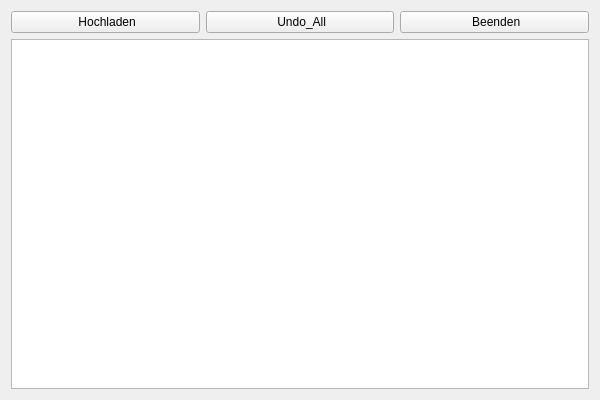
<?xml version="1.0" encoding="UTF-8"?>
<ui version="4.0">
 <class>Widget_Edit</class>
 <widget class="QWidget" name="Widget_Edit">
  <property name="windowModality">
   <enum>Qt::ApplicationModal</enum>
  </property>
  <property name="geometry">
   <rect>
    <x>0</x>
    <y>0</y>
    <width>600</width>
    <height>400</height>
   </rect>
  </property>
  <property name="windowTitle">
   <string>Projekt Editor Pro</string>
  </property>
  <property name="windowIcon">
   <iconset resource="pic.qrc">
    <normaloff>:/pics/mainIconAufgabe.png</normaloff>:/pics/mainIconAufgabe.png</iconset>
  </property>
  <layout class="QGridLayout" name="gridLayout">
   <item row="1" column="0" colspan="3">
    <widget class="QTableView" name="tableView">
     <property name="editTriggers">
      <set>QAbstractItemView::NoEditTriggers</set>
     </property>
    </widget>
   </item>
   <item row="0" column="2">
    <widget class="QPushButton" name="pushButton_Beenden">
     <property name="text">
      <string> Beenden</string>
     </property>
     <property name="icon">
      <iconset resource="pic.qrc">
       <normaloff>:/pics/no.png</normaloff>:/pics/no.png</iconset>
     </property>
    </widget>
   </item>
   <item row="0" column="1">
    <widget class="QPushButton" name="pushButton_UndoAll">
     <property name="text">
      <string> Undo_All</string>
     </property>
     <property name="icon">
      <iconset resource="pic.qrc">
       <normaloff>:/pics/undo.png</normaloff>:/pics/undo.png</iconset>
     </property>
    </widget>
   </item>
   <item row="0" column="0">
    <widget class="QPushButton" name="pushButton_Hochladen">
     <property name="text">
      <string> Hochladen</string>
     </property>
     <property name="icon">
      <iconset resource="pic.qrc">
       <normaloff>:/pics/upload.png</normaloff>:/pics/upload.png</iconset>
     </property>
    </widget>
   </item>
  </layout>
 </widget>
 <resources>
  <include location="pic.qrc"/>
 </resources>
 <connections/>
</ui>
